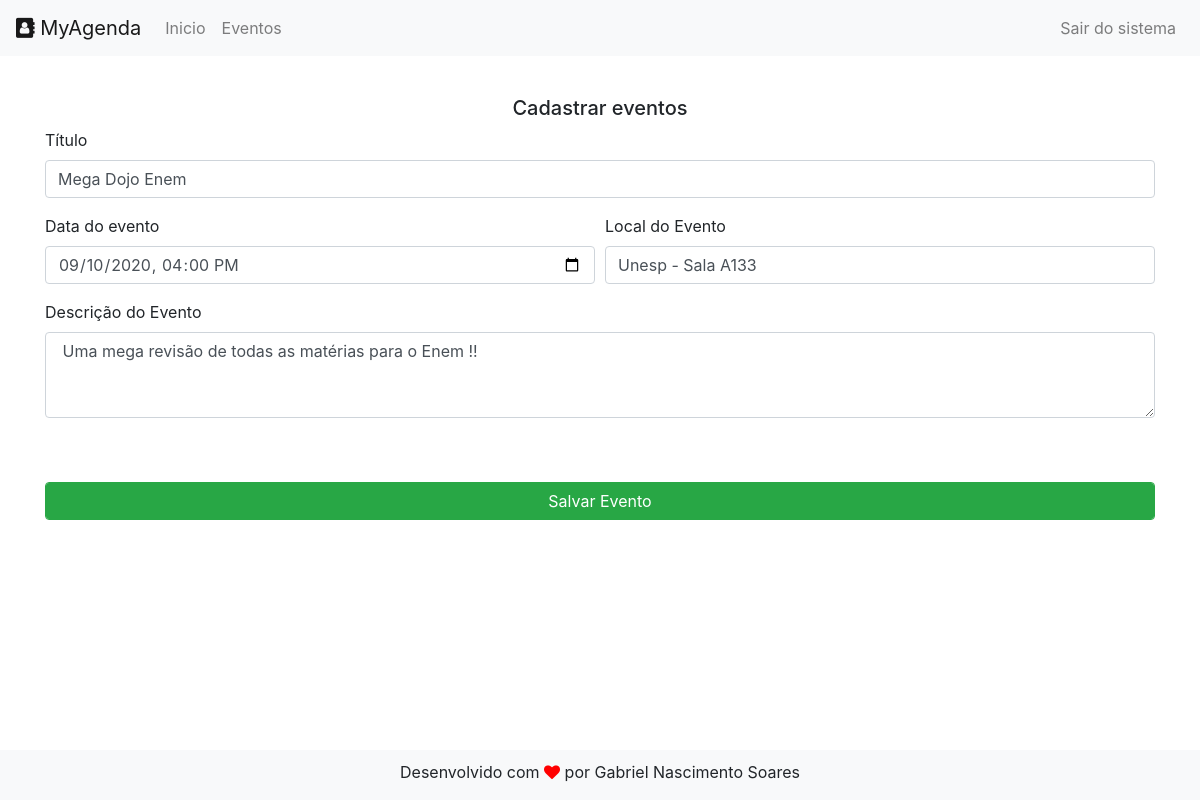
Before: /agenda/evento/?id=2 (signed in) with the older database file.
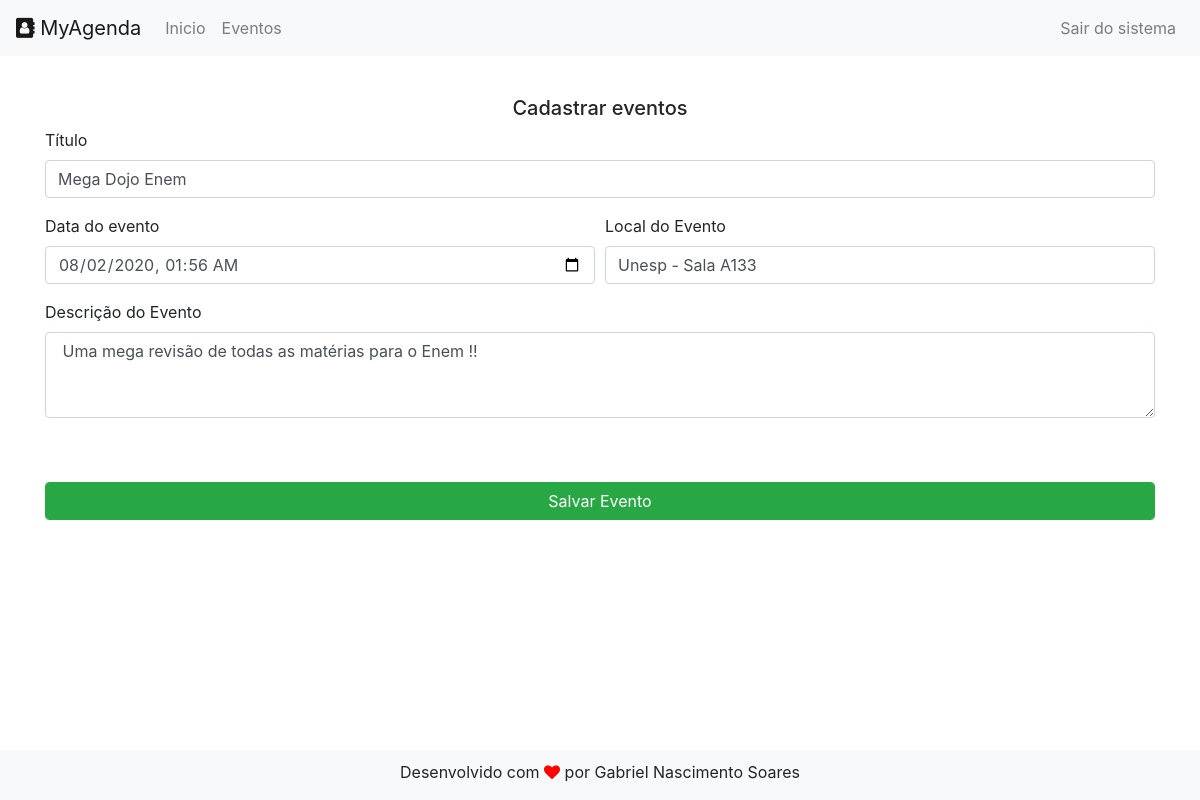
After: the same page with the newer database file.
### core/models.py (models this page shows, shortened)
class Evento(models.Model):
    titulo = models.CharField(max_length=100, verbose_name='Título do Evento')
    descricao = models.TextField(blank=True, null=True)
    local = models.CharField(max_length=100, verbose_name='Local do Evento')
    data_evento = models.DateTimeField(verbose_name='Data do evento')
    data_criacao = models.DateTimeField(auto_now=True, verbose_name='Data da Criação')
    usuario = models.ForeignKey(User, on_delete=models.CASCADE)
    class Meta:
        db_table = 'evento'  # nome personalizado para tabela
    def get_data_input_evento(self):
        return self.data_evento.strftime('%Y-%m-%dT%H:%M')

### core/views.py (the view)
# urls.py: path('agenda/evento/', views.evento),
@login_required(login_url='/login/')
def evento(request):
    id_evento = request.GET.get('id')
    dados = {}
    if id_evento:
        dados['evento'] = Evento.objects.get(id=id_evento)
    return render(request, 'evento.html', dados)

### templates/evento.html (shortened to what this page needs)
{% load static %}
<!DOCTYPE html>
<html lang="en">
<head>
    <link href="//maxcdn.bootstrapcdn.com/bootstrap/4.1.1/css/bootstrap.min.css" rel="stylesheet" id="bootstrap-css">
</head>
<body>
    {% include "header.html" %}
    {%block content %}
    <div class="container"> <br><br><br><br>
        <h5 class="text-center"> Cadastrar eventos </h5>
      <form action="submit" method="POST" id="formulario"> {% csrf_token %}
        <div class="form-group">
          <label>Título</label>
          <input type="text" name="titulo" class="form-control" value="{{ evento.titulo }}" id="titulo" placeholder="Título do evento">
        </div>
        <div class="form-row">
          <div class="form-group col-md-6">
            <label>Data do evento </label>
            <input type="datetime-local" value={{ evento.get_data_input_evento }} name="data-evento" class="form-control">
          </div>
          <div class="form-group col-md-6">
            <label>Local do Evento </label>
            <input type="text" class="form-control" value="{{ evento.local }}" name="local-evento" id="local-evento" placeholder="Local do evento">
          </div>
        </div>
        <div class="form-group">
          <label>Descrição do Evento </label>
          <textarea class="form-control"  name="descricao" id="descricao" rows="3"> {{ evento.descricao }} </textarea>
        </div>
        <br><br>
        <button type="submit" id="btnEnviar" class="btn btn-success form-control">Salvar Evento</button>
      </form>
    </div>
     {% endblock %}
     <br><br><br><br>
     <div class="text-center">
     {% include "footer.html" %}
    </div>
</body>
</html>

Changed rows visible on the page:
changed Evento "Mega Dojo Enem": data-evento "09/10/2020 16:00" → "08/02/2020 01:56"
